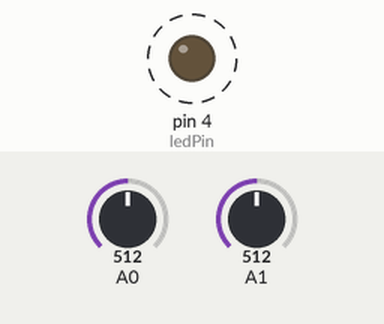
Bench run of a sketch on a simulated Arduino Uno, built with avr-gcc and run on an emulated ATmega328P. On the bench: output pins drawn as LEDs (lit = HIGH). Dashed ring = blinking. The inputs (shaded band) are chosen by the test bench; at power-on: A0 = 512, A1 = 512. What the sketch prints to the serial monitor is not drawn.

Above: at 0.15 s.
Timing chart, 0 to 3.0 s (numbered marks = the images above):
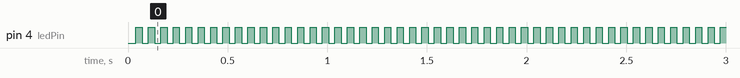

Measured:
- by itself, pin 4 (ledPin): alternates HIGH for 0.03 s and LOW for 0.03 s

The sketch:

Primary_Writer.ino
```cpp
/**
 * A Mirf example to test the latency between two Ardunio.
 *
 * Pins:
 * Hardware SPI:
 * MISO -> 12
 * MOSI -> 11
 * SCK -> 13
 *
 * Configurable:
 * CE -> 8
 * CSN -> 7
 *
 * Note: To see best case latency comment out all Serial.println
 * statements not displaying the result and load
 * 'ping_server_interupt' on the server.
 */

#include <SPI.h>
#include <Mirf.h>
#include <nRF24L01.h>
#include <MirfHardwareSpiDriver.h>
#include <MathUtilities.h>
#include <Timer.h>
#include <avr/wdt.h> //Include watchdog timer

struct DataToComunicatio {
  int Speed;
  int Position;
  byte GoToLeftOrRight;
  byte GoToForwardOrBackward;
};

DataToComunicatio RFCtrl;


Timer tmrChangeLedStatus;
Timer tmrFaultTMO;
int ledPin = 4;
boolean ledPinValue = 0;
unsigned long ValueToBeWrite = 77;
unsigned long ValueToBeRead = 0;

void setup(){
  //wdt_enable(WDTO_2S); //Enable watchdog timer - 2 seconds
  Serial.begin(9600);
  pinMode(ledPin, OUTPUT);

  Mirf.csnPin = 10;
  Mirf.cePin = 9;
  Mirf.spi = &MirfHardwareSpi;
  Mirf.init();
  Mirf.setRADDR((byte *)"clie1"); //Configure reciving address.
  Mirf.setTADDR((byte *)"serv1");
  Mirf.payload = sizeof(RFCtrl);
  Mirf.config();
  Serial.println("Setupping Writing... ");


}

void loop()
{

  //----------------- Blink ----------------------
  tmrChangeLedStatus.start(30);
  if (tmrChangeLedStatus.done())
  {
    tmrChangeLedStatus.stop();
    ledPinValue = !ledPinValue;
    if (ledPinValue)
    {analogWrite(ledPin, 130);}//0 - 255 (130 is the smaller value to the LED)
    else
    {analogWrite(ledPin, 0);}
    //digitalWrite(ledPin, ledPinValue);
  }
  //----------------- Blink ----------------------

  //----------------- Send data -----------------
  //ValueToBeWrite = 75;
  RFCtrl.Speed = analogRead(1);
  RFCtrl.Position = analogRead(0);

  Mirf.send((byte *)&RFCtrl);
  tmrFaultTMO.stop();
  while(Mirf.isSending())
  {
    tmrFaultTMO.start(100);
    if (tmrFaultTMO.done())
    {
      tmrFaultTMO.stop();
      Serial.println("Fail sending");
      break;
    }
  }
  //Serial.println("Finished sending");
  Serial.println(RFCtrl.Speed);
  Serial.println(RFCtrl.Position);
  //delay(10);
  //----------------- Send data -----------------

  //----------------- Read data -----------------
  /*while(!Mirf.dataReady())
  {
    tmrFaultTMO.start(200);
    if (tmrFaultTMO.done())
    {
      tmrFaultTMO.stop();
      Serial.println("Fail Reading");
      return;
    }
  }

  //if(!Mirf.isSending() && Mirf.dataReady())
  //{
  Mirf.getData((byte *) &RFCtrl);
  */


  //Serial.print("Value Read: ");
  //Serial.println(RFCtrl.Position);
  //}
  //----------------- Read data -----------------
  //delay(1000);

  // ---------- Aplication -----------------------------

  //Send the position to the primary reader ----------->
  //RFCtrl.Speed = map(analogRead(1), 0, 1023, 0, 100); //map(value, fromLow, fromHigh, toLow, toHigh)
  //Serial.print("Value Read: ");
  //Serial.println(analogRead(0), DEC);
  //Send the position to the primary reader <-----------

  // ---------- Aplication -----------------------------
}
```

MathUtilities.h
```cpp
/*
 * InRange.h
 *
 * Created: 30/07/2014 23:32:34
 *  Author: Willyan
 */
#pragma once

#ifndef MATHUTILITIES_H_
#define MATHUTILITIES_H

bool InRangeCompare(int toBeTested, int toBeCompared, int tolerance);
bool InRange(int toBeTested, int upLevel, int lowLevel);
long unsigned longDelta(long unsigned &lastScan, long unsigned actualScan);
int scale(int totalValue, int totalPercent, int targetPercent);
int findBestSeqFrom2Lsts(int _size, int _tolerantetByItem, bool _tolIsPercent, int _minSamples, int _firstLst[], int _secLst[], int _bestSeq[]);//, unsigned int *_lpLstFirstElement, unsigned int *_lpLstSecondElement);
#endif /* INRANGE_H_ */
```

Timer.h
```cpp
/*
 * IncFile1.h
 *
 * Created: 20/07/2014 04:02:57
 *  Author: Willyan
 */


/*
Date: 2014-07-09
Title: Timer libray
Autor: Willyan Sergio Fidelis
Type file: Header
--------------------------------------------Remarks --------------------------------------------
This libray is used to replace the Arduino Delay(long) function, that is incovenient many times,
becouse stop the program.
--------------------------------------------Remarks --------------------------------------------
*/
#pragma once

#ifndef TIMER_H
#define TIMER_H

//#include "Arduino.h"

//Class Timer:
class Timer
{
	public:
	Timer();
	void start();
	void start(long unsigned _presetTime);
	void stop();
	//void pause();
	//void unpause();
	bool done();
	bool stRunning();
	//bool stPaused();
	long unsigned actulTime;
	long unsigned presetTime;
	private:
	bool m_stRunning;
	long unsigned lastScan;
	long unsigned delta;
	//bool m_stPaused;

};

//Free functions:
bool timer(long unsigned scanDelta, long unsigned target, long unsigned &actual);
void timerOnOff(long unsigned scanDelta, long unsigned TimeOnTarget, long unsigned TimeOffTarget, long unsigned &actualOn, long unsigned &actualOff, bool &OnOffOut);
void getTrueTime(long unsigned scanDelta, int &actualTrueTime, int &lastTrueTime, bool trueTag);
#endif
```

Timer.cpp
```cpp
/*
 * CPPFile1.cpp
 *
 * Created: 20/07/2014 03:56:36
 *  Author: Willyan
 */


/*
Date: 2014-07-09
Title: Timer libray
Autor: Willyan Sergio Fidelis
Type file: Header
--------------------------------------------Remarks --------------------------------------------
This libray is used to replace the Arduino Delay(long) function, that is incovenient many times,
becouse stop the program.
--------------------------------------------Remarks --------------------------------------------
*/

#include "Timer.h"
#include "Arduino.h"
#include "MathUtilities.h"

Timer::Timer()
{
	presetTime = 1000;
	actulTime = 0;
	lastScan = millis();
}

void Timer::start()
{
	delta = longDelta(lastScan, millis());
	if (actulTime < presetTime)
	{
		actulTime = actulTime + delta;
		m_stRunning = true;
	}
	else
	{
		m_stRunning = false;
	}

}

void Timer::start(long unsigned _presetTime)
{
	presetTime = _presetTime;
	delta = longDelta(lastScan, millis());
	if (actulTime < presetTime)
	{
		actulTime = actulTime + delta;
		m_stRunning = true;
	}
	else
	{
		m_stRunning = false;
	}

}

void Timer::stop()
{
	actulTime = 0;
	m_stRunning = false;
}

bool Timer::done()
{
	if (actulTime >= presetTime)
	{
		return true;
	}
	else
	{
		return false;
	}
}

bool Timer::stRunning()
{
	if (m_stRunning)
	{
		return true;
	}
	else
	{
		return false;
	}
}
```
